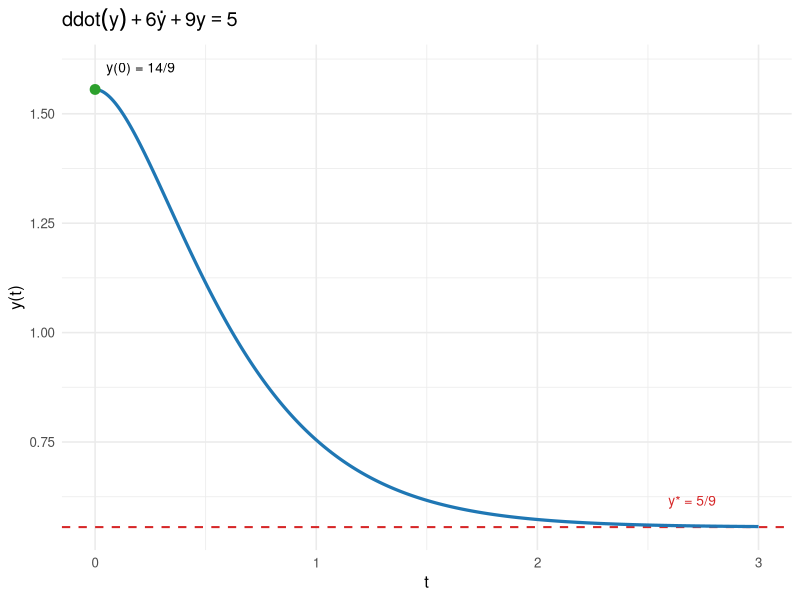

R code for this plot:
## ---- chunk 1
#| label: fig-monitoria10
#| fig-cap: "Solução do exercício: $y(t) = e^{-3t} + 3t\\,e^{-3t} + 5/9$ (sólida) e equilíbrio $y^* = 5/9$ (tracejada). Note que $y(t)$ converge ao equilíbrio sem oscilar — comportamento típico do caso $\\Delta = 0$ com raiz característica negativa."
#| fig-align: center
#| fig-width: 7
#| fig-height: 4

library(ggplot2)

y_sol <- function(t) exp(-3*t) + 3*t*exp(-3*t) + 5/9

t  <- seq(0, 3, length.out = 400)
df <- data.frame(t = t, y = y_sol(t))

ggplot(df, aes(t, y)) +
  geom_hline(yintercept = 5/9, color = "#d62728",
             linetype = "dashed", linewidth = 0.7) +
  geom_line(color = "#1f77b4", linewidth = 1.1) +
  annotate("point", x = 0, y = 14/9, color = "#2ca02c", size = 3) +
  annotate("text", x = 0.05, y = 14/9 + 0.05,
           label = "y(0) = 14/9", hjust = 0, size = 3.5) +
  annotate("text", x = 2.7, y = 5/9 + 0.06,
           label = "y* = 5/9", color = "#d62728", size = 3.5) +
  labs(x = "t", y = "y(t)",
       title = expression(ddot(y) + 6*dot(y) + 9*y == 5)) +
  theme_minimal(base_size = 12)
